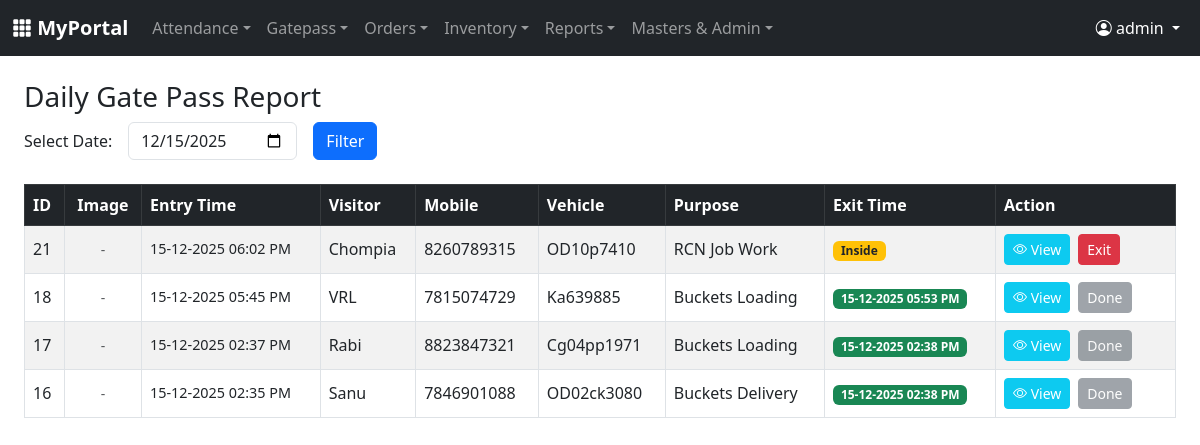
/reports.php (signed in), run on the app's committed database.
### tables this page shows
CREATE TABLE `gate_passes` (
  `id` int NOT NULL,
  `visitor_name` varchar(100) NOT NULL,
  `mobile_no` varchar(15) DEFAULT NULL,
  `vehicle_no` varchar(50) DEFAULT NULL,
  `material_details` text,
  `purpose_id` int DEFAULT NULL,
  `entry_time` datetime DEFAULT CURRENT_TIMESTAMP,
  `created_by` int DEFAULT NULL,
  `exit_time` datetime DEFAULT NULL,
  `visitor_image` varchar(255) DEFAULT NULL
);

CREATE TABLE `purposes` (
  `id` int NOT NULL,
  `purpose_name` varchar(100) NOT NULL
);

### config.php (called while the page is built, shortened)
<?php
if (!function_exists('hasPermission')) {
    function hasPermission($key) {
        if (isset($_SESSION['user_id']) && $_SESSION['user_id'] == 1) return true;
        return false;
    }
}
?>

### reports.php (the view, shortened to what this page needs)
<?php
require_once 'config.php';
$date_filter = isset($_GET['date']) ? $_GET['date'] : date('Y-m-d');
$query = "SELECT gp.*, p.purpose_name, u.username
          FROM gate_passes gp
          LEFT JOIN purposes p ON gp.purpose_id = p.id
          LEFT JOIN users u ON gp.created_by = u.id
          WHERE DATE(gp.entry_time) = '$date_filter'
          ORDER BY gp.entry_time DESC";
$result = $conn->query($query);
?>
<!DOCTYPE html>
<html lang="en">
<head>
    <link href="https://cdn.jsdelivr.net/npm/bootstrap@5.3.0/dist/css/bootstrap.min.css" rel="stylesheet">
    <link rel="stylesheet" href="https://cdn.jsdelivr.net/npm/bootstrap-icons@1.10.0/font/bootstrap-icons.css">
</head>
<body>
    <?php include 'navbar.php'; ?>
    <div class="container-fluid px-4">
        <h3>Daily Gate Pass Report</h3>
        <form method="get" class="row g-3 mb-4">
            <div class="col-auto"><label class="col-form-label">Select Date:</label></div>
            <div class="col-auto"><input type="date" name="date" class="form-control" value="<?php echo $date_filter; ?>"></div>
            <div class="col-auto"><button type="submit" class="btn btn-primary">Filter</button></div>
        </form>
        <div class="table-responsive">
            <table class="table table-bordered table-striped align-middle">
                <thead class="table-dark">
                    <tr>
                        <th>ID</th>
                        <th class="text-center">Image</th> <th>Entry Time</th>
                        <th>Visitor</th>
                        <th>Mobile</th>
                        <th>Vehicle</th>
                        <th>Purpose</th>
                        <th>Exit Time</th>
                        <th style="width: 180px;">Action</th>
                    </tr>
                </thead>
                <tbody>
                    <?php if ($result && $result->num_rows > 0): ?>
                        <?php while($row = $result->fetch_assoc()):
                            $entryDisplay = (!empty($row['entry_time']) && $row['entry_time'] != '0000-00-00 00:00:00')
                                ? date('d-m-Y h:i A', strtotime($row['entry_time']))
                                : 'N/A';
                            $exitDisplay = (!empty($row['exit_time']))
                                ? date('d-m-Y h:i A', strtotime($row['exit_time']))
                                : 'Inside';
                        ?>
                        <tr>
                            <td><?php echo $row['id']; ?></td>
                            <td class="text-center">
                                <?php if(!empty($row['visitor_image'])): ?>
                                    <img src="uploads/<?php echo htmlspecialchars($row['visitor_image']); ?>"
                                         class="visitor-thumb shadow-sm"
                                         title="Click to Zoom"
                                         data-bs-toggle="modal"
                                         data-bs-target="#imagePreviewModal"
                                         data-src="uploads/<?php echo htmlspecialchars($row['visitor_image']); ?>">
                                <?php else: ?>
                                    <span class="text-muted small">-</span>
                                <?php endif; ?>
                            </td>
                            <td class="time-text"><?php echo $entryDisplay; ?></td>
                            <td><?php echo htmlspecialchars($row['visitor_name']); ?></td>
                            <td><?php echo htmlspecialchars($row['mobile_no']); ?></td>
                            <td><?php echo htmlspecialchars($row['vehicle_no']); ?></td>
                            <td><?php echo htmlspecialchars($row['purpose_name']); ?></td>
                            <td>
                                <?php if (!empty($row['exit_time'])): ?>
                                    <span class='badge bg-success'><?php echo $exitDisplay; ?></span>
                                <?php else: ?>
                                    <span class='badge bg-warning text-dark'>Inside</span>
                                <?php endif; ?>
                            </td>
                            <td>
                                <div class="d-flex gap-2">
                                    <button class="btn btn-info btn-sm text-white view-btn"
                                            data-bs-toggle="modal"
                                            data-bs-target="#viewModal"
                                            data-id="<?php echo $row['id']; ?>"
                                            data-visitor="<?php echo htmlspecialchars($row['visitor_name']); ?>"
                                            data-mobile="<?php echo htmlspecialchars($row['mobile_no']); ?>"
                                            data-vehicle="<?php echo htmlspecialchars($row['vehicle_no']); ?>"
                                            data-purpose="<?php echo htmlspecialchars($row['purpose_name']); ?>"
                                            data-material="<?php echo htmlspecialchars($row['material_details']); ?>"
                                            data-entry="<?php echo $entryDisplay; ?>"
                                            data-exit="<?php echo $exitDisplay; ?>"
                                            data-user="<?php echo htmlspecialchars($row['username']); ?>"
                                            data-image="<?php echo htmlspecialchars($row['visitor_image']); ?>">
                                        <i class="bi bi-eye"></i> View
                                    </button>
                                    <?php if (empty($row['exit_time'])): ?>
                                        <a href="mark_exit.php?id=<?php echo $row['id']; ?>" class="btn btn-danger btn-sm" onclick="return confirm('Confirm Exit?')">Exit</a>
                                    <?php else: ?>
                                        <button class="btn btn-secondary btn-sm" disabled>Done</button>
                                    <?php endif; ?>
                                </div>
                            </td>
                        </tr>
                        <?php endwhile; ?>
                    <?php else: ?>
                        <tr><td colspan="10" class="text-center">No records found.</td></tr>
                    <?php endif; ?>
                </tbody>
            </table>
        </div>
    </div>
</body>
</html>

### navbar.php (shortened to what this page needs)
<?php
$user_name = isset($_SESSION['username']) ? $_SESSION['username'] : 'Guest';
?>
<nav class="navbar navbar-expand-lg navbar-dark bg-dark mb-4">
    <div class="container-fluid">
        <a class="navbar-brand fw-bold" href="index.php">
            <i class="bi bi-grid-3x3-gap-fill"></i> MyPortal
        </a>
        <div class="collapse navbar-collapse" id="navbarNav">
            <ul class="navbar-nav me-auto">
                <?php if(hasPermission('attendance_mark') || hasPermission('attendance_view')): ?>
                <li class="nav-item dropdown">
                    <a class="nav-link dropdown-toggle" href="#" data-bs-toggle="dropdown">Attendance</a>
                </li>
                <?php endif; ?>
                <li class="nav-item dropdown">
                    <a class="nav-link dropdown-toggle" href="#" data-bs-toggle="dropdown">Gatepass</a>
                </li>
                <?php if(hasPermission('oms_orders_view') || hasPermission('oms_orders_manage') || hasPermission('oms_orders_status') || hasPermission('oms_dispatch_schedule')): ?>
                <li class="nav-item dropdown">
                    <a class="nav-link dropdown-toggle" href="#" data-bs-toggle="dropdown">Orders</a>
                </li>
                <?php endif; ?>
                <?php if(hasPermission('oms_stock_manage')): ?>
                <li class="nav-item dropdown">
                    <a class="nav-link dropdown-toggle" href="#" data-bs-toggle="dropdown">Inventory</a>
                </li>
                <?php endif; ?>
                <?php if(hasPermission('gatepass_report') || hasPermission('attendance_report') || hasPermission('oms_report') || hasPermission('oms_stock_report_view')): ?>
                <li class="nav-item dropdown">
                    <a class="nav-link dropdown-toggle" href="#" data-bs-toggle="dropdown">Reports</a>
                </li>
                <?php endif; ?>
                <?php if(hasPermission('manage_users') || hasPermission('manage_masters') || hasPermission('manage_oms_cust') || hasPermission('manage_oms_item')): ?>
                <li class="nav-item dropdown">
                    <a class="nav-link dropdown-toggle" href="#" data-bs-toggle="dropdown">Masters & Admin</a>
                </li>
                <?php endif; ?>
            </ul>
            <ul class="navbar-nav ms-auto">
                <li class="nav-item dropdown">
                    <a class="nav-link dropdown-toggle active" href="#" data-bs-toggle="dropdown">
                        <i class="bi bi-person-circle"></i> <?php echo htmlspecialchars($user_name); ?>
                    </a>
                </li>
            </ul>
        </div>
    </div>
</nav>

### reports.php (style rules this page uses)
.time-text { font-size: 0.9rem; font-weight: 500; }

### data on the page
gate_passes: id "21", entry_time "15-12-2025 06:02 PM", visitor_name "Chompia", mobile_no "8260789315", vehicle_no "OD10p7410", purpose.purpose_name "RCN Job Work", shows "Inside"
gate_passes: id "18", entry_time "15-12-2025 05:45 PM", visitor_name "VRL", mobile_no "7815074729", vehicle_no "Ka639885", purpose.purpose_name "Buckets Loading", exit_time "15-12-2025 05:53 PM", shows "Done"
gate_passes: id "17", entry_time "15-12-2025 02:37 PM", visitor_name "Rabi", mobile_no "8823847321", vehicle_no "Cg04pp1971", purpose.purpose_name "Buckets Loading", exit_time "15-12-2025 02:38 PM", shows "Done"
gate_passes: id "16", entry_time "15-12-2025 02:35 PM", visitor_name "Sanu", mobile_no "7846901088", vehicle_no "OD02ck3080", purpose.purpose_name "Buckets Delivery", exit_time "15-12-2025 02:38 PM", shows "Done"

### other printed values
$user_name "admin"
